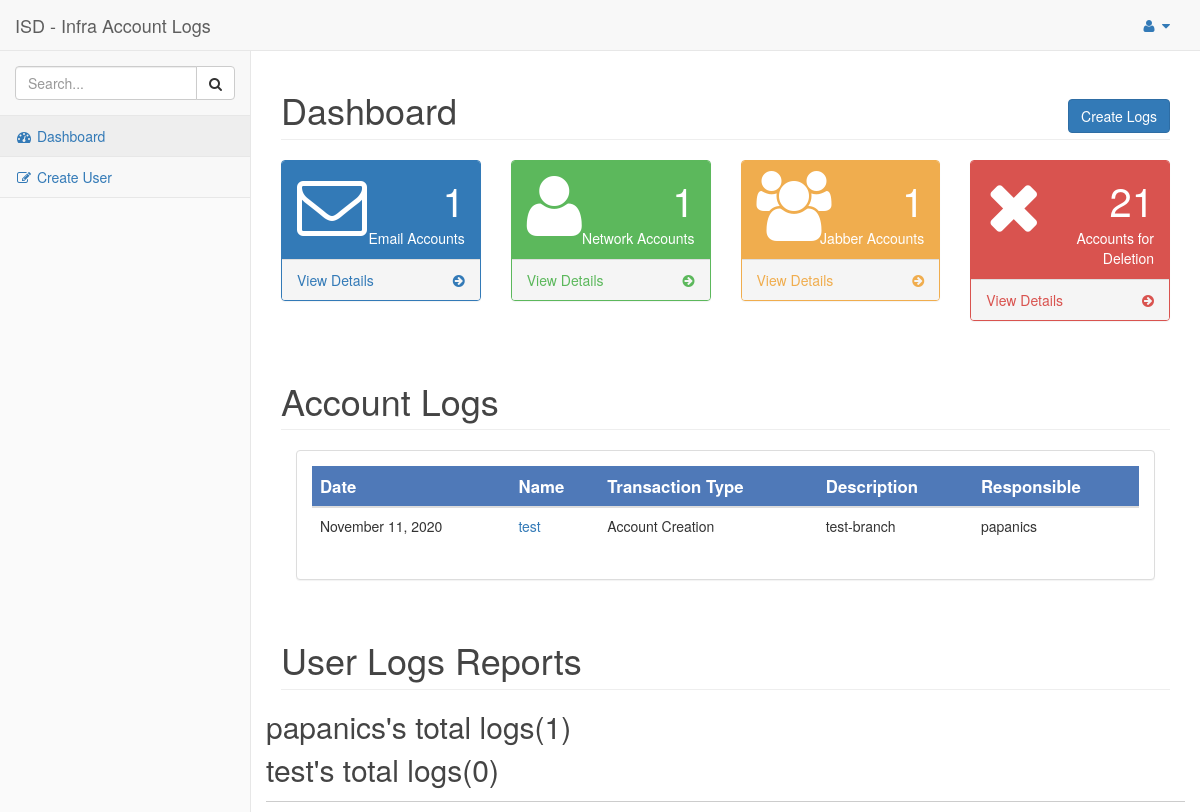
The app's page / (signed in) with its own data.
### admin_app/models.py (models this page shows, shortened)
class Createlogs(models.Model):
    logsid = models.AutoField(primary_key=True)
    date_created = models.DateTimeField(default=timezone.now)
    name = models.CharField(max_length=100)
    job_title = models.CharField(max_length=100, blank=True)
    transactiontype = models.CharField(max_length=50, null=True)
    network = models.CharField(max_length=20, blank=True)
    jabber = models.CharField(max_length=20, blank=True)
    email = models.CharField(max_length=50, blank=True)
    internet = models.CharField(max_length=20, null=True,  default="None")
    description = models.CharField(max_length=100, blank=True)
    company = models.CharField(max_length=100, blank=True)
    remarks = models.TextField(null=True, default="New Account")
    created_by = models.ForeignKey(User, on_delete=models.CASCADE, blank=True)
    work_order = models.CharField(max_length=100, blank=True)
    class Meta:
        managed = True
        db_table = 'admin_app_createlogs'

### admin_app/views.py (the view)
# urls.py: path('', LogsListView.as_view(), name='index'),
class LogsListView(LoginRequiredMixin, ListView):
    model = Createlogs
    template_name = 'admin_app/dashboard.html'
    def get_context_data(self, *args, **kwargs):
        context = super().get_context_data(*args, **kwargs)
        context['logs'] = Createlogs.objects.all()
        context['countlogs'] = User.objects.annotate(total_logs = Count('createlogs'))
        context['networks'] = Createlogs.objects.exclude(network__isnull=True).exclude(network__exact='').count()
        context['emails'] = Createlogs.objects.exclude(email__isnull=True).exclude(email__exact='').count()
        context['jabbers'] = Createlogs.objects.exclude(jabber__isnull=True).exclude(jabber__exact='').count()
        return context

### admin_app/templates/admin_app/dashboard.html (shortened to what this page needs)
{% extends "admin_app/admin.html" %}
{% load static %}
{% block content %}
 <div class="row">
                <div class="col-lg-12">
                    <h1 class="page-header">Dashboard
                        <div class="pull-right"><a href="{% url 'admin_app:logs-create' %}"><button type="button" class="btn btn-primary">Create Logs</button></a></div>
                    </h1>
                </div>
    </div>
            <div class="row">
                <div class="col-lg-3 col-md-6">
                    <div class="panel panel-primary">
                        <div class="panel-heading">
                            <div class="row">
                                <div class="col-xs-3">
                                    <i class="fa fa-envelope-o fa-5x"></i>
                                </div>
                                <div class="col-xs-9 text-right">
                                    <div class="huge">{{ emails }}</div>
                                    <div>Email Accounts</div>
                                </div>
                            </div>
                        </div>
                        <a href="{% url 'admin_app:email' %}">
                            <div class="panel-footer">
                                <span class="pull-left">View Details</span>
                                <span class="pull-right"><i class="fa fa-arrow-circle-right"></i></span>
                                <div class="clearfix"></div>
                            </div>
                        </a>
                    </div>
                </div>
                <div class="col-lg-3 col-md-6">
                    <div class="panel panel-green">
                        <div class="panel-heading">
                            <div class="row">
                                <div class="col-xs-3">
                                    <i class="fa fa-user fa-5x"></i>
                                </div>
                                <div class="col-xs-9 text-right">
                                    <div class="huge">{{ networks }}</div>
                                    <div>Network Accounts</div>
                                </div>
                            </div>
                        </div>
                        <a href="{% url 'admin_app:network' %}">
                            <div class="panel-footer">
                                <span class="pull-left">View Details</span>
                                <span class="pull-right"><i class="fa fa-arrow-circle-right"></i></span>
                                <div class="clearfix"></div>
                            </div>
                        </a>
                    </div>
                </div>
                <div class="col-lg-3 col-md-6">
                    <div class="panel panel-yellow">
                        <div class="panel-heading">
                            <div class="row">
                                <div class="col-xs-3">
                                    <i class="fa fa-users fa-5x"></i>
                                </div>
                                <div class="col-xs-9 text-right">
                                    <div class="huge">{{ jabbers }}</div>
                                    <div>Jabber Accounts</div>
                                </div>
                            </div>
                        </div>
                        <a href="{% url 'admin_app:jabber' %}">
                            <div class="panel-footer">
                                <span class="pull-left">View Details</span>
                                <span class="pull-right"><i class="fa fa-arrow-circle-right"></i></span>
                                <div class="clearfix"></div>
                            </div>
                        </a>
                    </div>
                </div>
                <div class="col-lg-3 col-md-6">
                    <div class="panel panel-red">
                        <div class="panel-heading">
                            <div class="row">
                                <div class="col-xs-3">
                                    <i class="fa fa-times fa-5x"></i>
                                </div>
                                <div class="col-xs-9 text-right">
                                    <div class="huge">21</div>
                                    <div>Accounts for Deletion</div>
                                </div>
                            </div>
                        </div>
                        <a href="#">
                            <div class="panel-footer">
                                <span class="pull-left">View Details</span>
                                <span class="pull-right"><i class="fa fa-arrow-circle-right"></i></span>
                                <div class="clearfix"></div>
                            </div>
                        </a>
                    </div>
                </div>
            </div>
            <div class="row">
                <div class="col-lg-12" data-role="header" data-position="fixed">
                    <h1 class="page-header">Account Logs</h1>
                </div>
            </div>
            <div class="col-lg-12">
                <div class="panel panel-default">
                    <div class="panel-body">
                        <div class="table-responsive">
                            <table class="table table-hover">
                                <thead>
                                    <tr>
                                        <th>Date</th>
                                        <th>Name</th>
                                        <th>Transaction Type</th>
                                        <th>Description</th>
                                        <th>Responsible</th>
                                    </tr>
                                </thead>
                                <tbody>
                                    {% for log in logs %}
                                    <tr>
                                        <td>{{ log.date_created|date:"F d, Y" }}</td>
                                        <td><a href="{% url 'admin_app:logs-detail' log.logsid %}">{{ log.name }}</a></td>
                                        <td>{{ log.transactiontype }}</td>
                                        <td>{{ log.description }}</td>
                                        <td>{{ log.created_by }}</td>
                                    </tr>
                                    {% endfor %}
                                </tbody>
                            </table>
                        </div>
                    </div>
                </div>
            </div>
            <div class="row">
                    <div class="col-lg-12" data-role="header" data-position="fixed">
                        <h1 class="page-header">User Logs Reports</h1>
                    </div>
                    <h2>{% for user in countlogs %}
                            <p>{{user.username}}'s total logs({{user.total_logs }}) <p>
                            {% endfor %}</h2>
                </div>
                    </div>
                </div>
            <link href="{% static 'admin_app/vendor/morrisjs/morris.css' %}" rel="stylesheet">
{% endblock %}

### admin_app/static/admin_app/css/sb-admin-2.css (style rules this page uses)
body { background-color: #f8f8f8; }
.huge { font-size: 40px; }
.panel-green { border-color: #5cb85c; }
.panel-green > .panel-heading { border-color: #5cb85c; color: white; background-color: #5cb85c; }
.panel-green > a { color: #5cb85c; }
.panel-red { border-color: #d9534f; }
.panel-red > .panel-heading { border-color: #d9534f; color: white; background-color: #d9534f; }
.panel-red > a { color: #d9534f; }
.panel-yellow { border-color: #f0ad4e; }
.panel-yellow > .panel-heading { border-color: #f0ad4e; color: white; background-color: #f0ad4e; }
.panel-yellow > a { color: #f0ad4e; }

### admin_app/static/admin_app/main.css (style rules this page uses)
body { background: #fafafa; color: #333333; margin-top: 5rem; }
h1, h2, h3, h4, h5, h6 { color: #444444; }

### admin_app/templates/admin_app/dashboard.html (style rules this page uses)
th { background-color: #4f79b8; color: white; font-size: 120%; }
h2 { border-bottom: 1px solid #ccc; padding-bottom: 5px }

### records on screen
Createlogs: date_created "November 11, 2020", name "test", transactiontype "Account Creation", description "test-branch", created_by "papanics"

### other values on screen
{{ emails }} "1"
{{ networks }} "1"
{{ jabbers }} "1"
{{ user.username }} "papanics"
{{ user.total_logs }} "1"
{{ user.username }} "test"
{{ user.total_logs }} "0"
